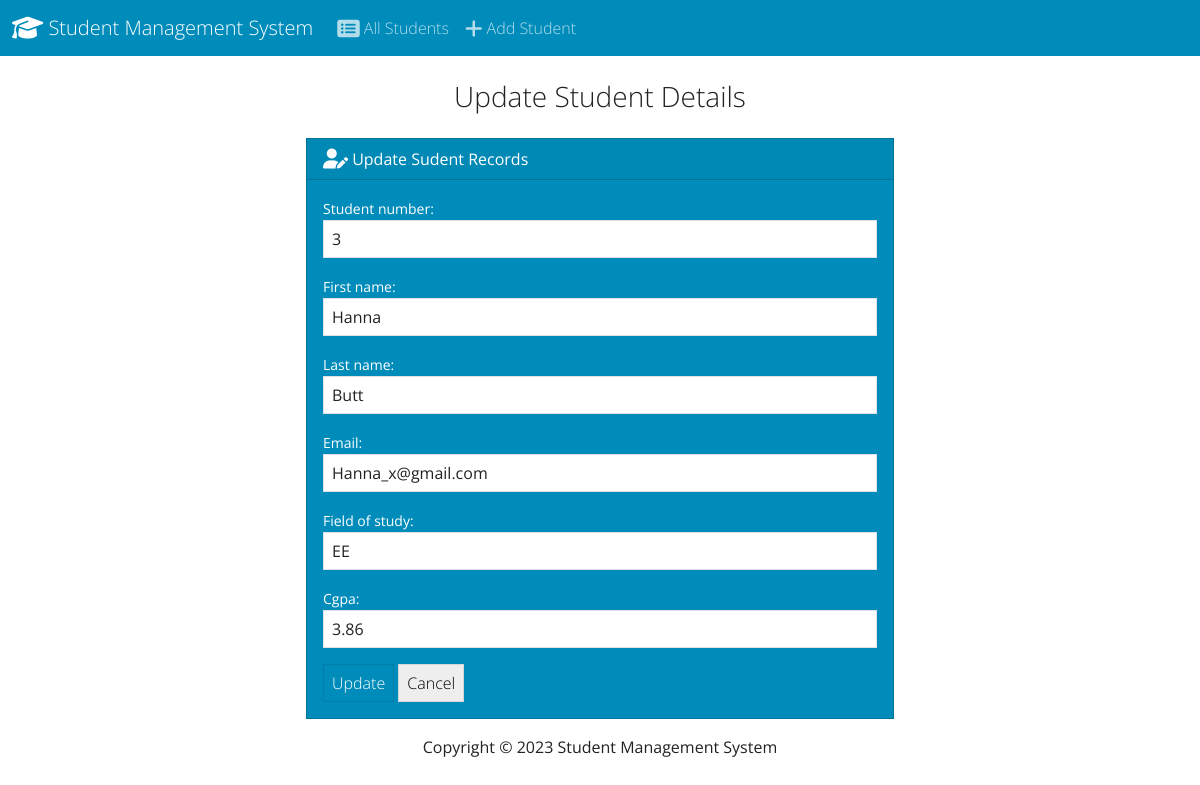
The page /edit/3/ on the database its author committed.
### students/models.py (models this page shows, shortened)
class Student(models.Model):
    student_number = models.PositiveIntegerField()
    first_name = models.CharField(max_length=50)
    last_name = models.CharField(max_length=50)
    email = models.CharField(max_length=100)
    field_of_study = models.CharField(max_length=30)
    cgpa = models.FloatField()

### students/views.py (the view)
# urls.py: path('edit/<int:id>/',views.edit, name='edit'),
def edit(request, id):
    if request.method == 'POST':
        student = Student.objects.get(pk = id)
        form = StudentForm(request.POST, instance = student)
        if form.is_valid():
            form.save()
            return render(request, 'students/edit.html',{
                'form' : form,
                'success' : True
            })
    else:
        student = Student.objects.get(pk = id)
        form = StudentForm(instance = student)
    return render(request, 'students/edit.html',{'form':form})

### students/forms.py
class StudentForm(forms.ModelForm):
    class Meta:
        model = Student
        fields = ['student_number','first_name','last_name','email',
                  'field_of_study','cgpa']
        labels = {
            'student_number : Student Number',
            'first_name : First Name',
            'last_name : Last Name',
            'email : Email',
            'field_of_study : Field of Study',
            'cgpa : CGPA'
        }
        widgets = {
            'student_number': forms.NumberInput(attrs ={'class': 'form-control'}),
            'first_name': forms.TextInput(attrs ={'class': 'form-control'}),
            'last_name': forms.TextInput(attrs ={'class': 'form-control'}),
            'email': forms.EmailInput(attrs ={'class': 'form-control'}),
            'field_of_study': forms.TextInput(attrs ={'class': 'form-control'}),
            'cgpa': forms.NumberInput(attrs ={'class': 'form-control'})
        }

### students/Templates/students/edit.html (shortened to what this page needs)
{% extends "students/base.html" %}
{% block body %}
<h3 class="text-center m-4">Update Student Details</h3>
{% if success %}
<div class="alert alert-success" role="alert">
    The Student Details have been updated successfully.
    <a href="{% url 'index' %}" class="alert-link">
        Go To Home Page.</a>
</div>
{% else %}
<div class="row justify-content-center">
    <div class="col-6">
        <div class="card text-white bg-primary mb-3">
            <div class="card-header"><i class="fa-solid fa-user-pen fa-lg"></i>
            Update Sudent Records</div>
            <div class="card-body">
              <form action="{%url 'add' %}" method="POST">
                {{form.as_p}}
                <button type="submit" class="btn btn-primary">
                    Update</button>
                <a href="{% url 'index' %}" class="btn btn-secondary">
                    Cancel</a>
              </form>
            </div>
          </div>
    </div>
</div>
{% endif %}
{% endblock %}

### rows shown on the page
Student: student_number "3", first_name "Hanna", last_name "Butt", email "Hanna_x@gmail.com", field_of_study "EE", cgpa "3.86"
